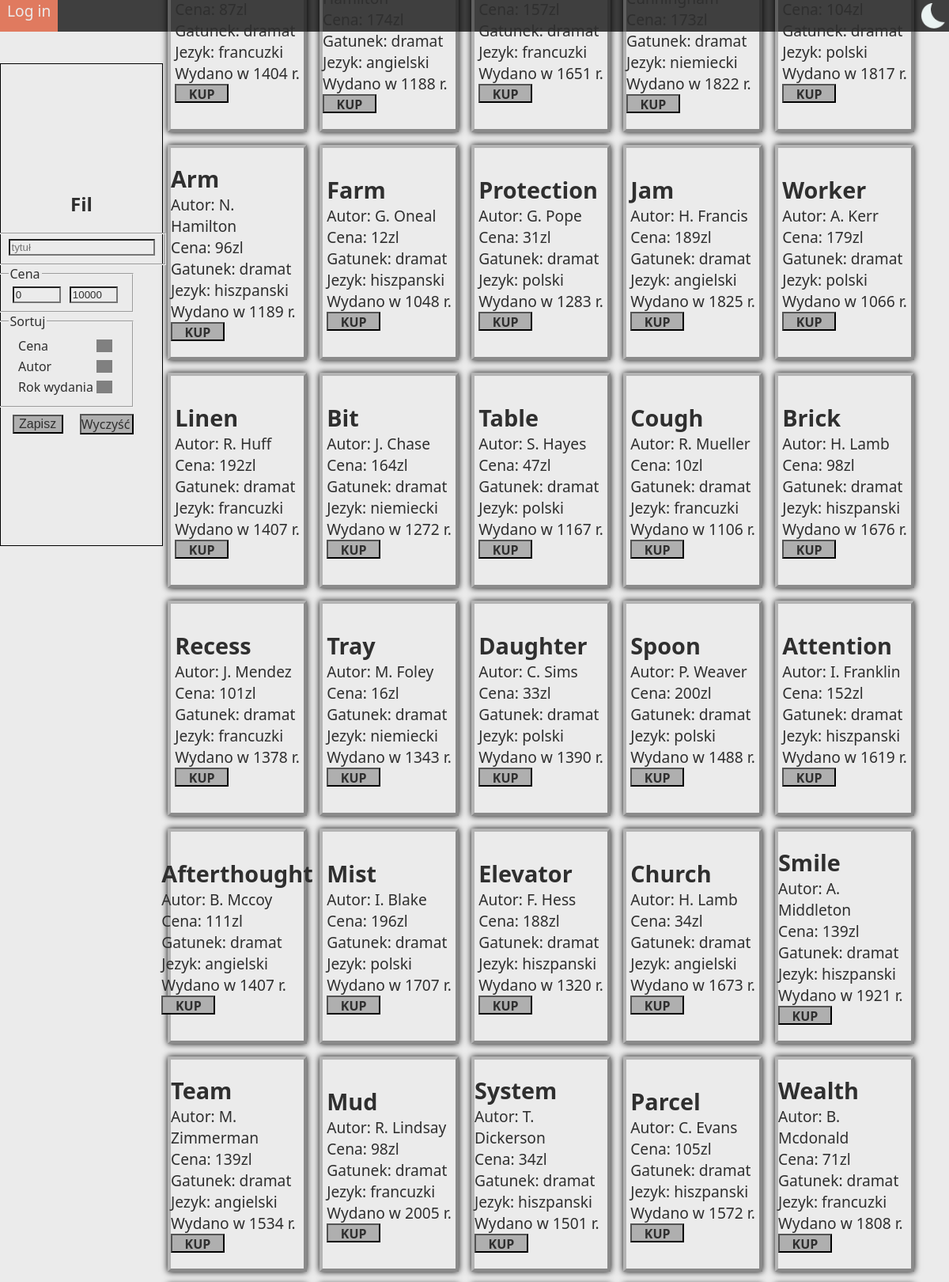
The page / (upper part) on the database its author committed.
### tables this page shows
CREATE TABLE `ksiazki` (
  `id_ksiazki` int(11) NOT NULL AUTO_INCREMENT PRIMARY KEY,
  `tytul` varchar(100) NOT NULL,
  `id_autora` int(11) NOT NULL,
  `cena` decimal(10,0) DEFAULT NULL,
  `ilosc` int(11) DEFAULT 0,
  `wydawnictwo` varchar(20) DEFAULT NULL,
  `temat` varchar(30) DEFAULT NULL,
  `gatunek` varchar(50) NOT NULL,
  `miejsce_wydania` varchar(28) DEFAULT NULL,
  `jezyk_ksiazki` varchar(15) DEFAULT NULL,
  `opis` varchar(100) DEFAULT NULL,
  `rok_wydania` varchar(4) DEFAULT NULL
);

### index.php (the view, shortened to what this page needs)
<!DOCTYPE html>
<html class="light" lang='pl'>
<head>
    <link rel="stylesheet" href="index.css">
</head>
<body>
    <?php
    $id = mysqli_connect("localhost", "root", "");
    echo "<nav>";
    if(isset($_SESSION['uid'])){
        echo "<div><a href='logout.php'>Log out</a></div>
            <div><a href='settings.php'>Ustawienia</a></div>";
        $a = mysqli_query($id, "select admin from klient where id_klienta = ".$_SESSION['uid'].";");
        if($a && mysqli_fetch_row($a)[0] == 1){
            echo "<div><a href='admin.php'>Admin</a></div>";
        }
    }
    else{
        echo "<div><a href='login.php'>Log in</a></div>";
    }
    echo "<div id='light-dark-toggle' onclick='toggleTheme();'></div></nav><main><div id='main'>";
    $query = "select count(*)
    from ksiazki join autor using (id_autora)
    WHERE".(isset($_POST['nazwa']) && trim($_POST['nazwa']) != '' ? ' lcase(ksiazki.tytul) = "'.strtolower(trim($_POST['nazwa'])).'" AND' : "").
    " ksiazki.id_ksiazki > -1
    AND ksiazki.cena BETWEEN ".(isset($_POST['cena-min']) ? $_POST['cena-min'] : 0)." AND ".(isset($_POST['cena-max']) ? $_POST['cena-max'] : 10000)." ".
    (isset($_POST['sort-cena']) && $_POST['sort-cena'] != '2' ? "order by ksiazki.cena ".($_POST['sort-cena'] == '1' ? 'asc' : 'desc') : "").
    (isset($_POST['sort-autor']) && $_POST['sort-autor'] != '2' ? (isset($_POST['sort-cena']) && $_POST['sort-cena'] != '2' ? ', ' : 'order by ')."autor.imie ".($_POST['sort-autor'] == 1 ? 'asc' : 'desc') : "").
    (isset($_POST['sort-rok-wydania']) && $_POST['sort-rok-wydania'] != '2' ? (isset($_POST['sort-cena']) && $_POST['sort-cena'] != '2' || isset($_POST['sort-autor']) && $_POST['sort-autor'] != '2' ? ', ' : 'order by ').'ksiazki.rok_wydania '.($_POST['sort-rok-wydania'] == '1' ? 'asc' : 'desc') : '');
    $query = mysqli_query($id, $query);
    if($query && mysqli_fetch_row($query)[0] == 0){
        echo "<div id='nothing-found'>Nie znaleziono książek</div>";
    } else {
        for($i = 0; $i < 100; ++$i){
            $query = "select ksiazki.tytul, concat(substr(autor.imie, 1, 1), '. ', autor.nazwisko), ksiazki.cena,  ksiazki.gatunek, ksiazki.jezyk_ksiazki, ksiazki.rok_wydania, ksiazki.id_ksiazki
                    from ksiazki join autor using (id_autora)
                    WHERE".(isset($_POST['nazwa']) && trim($_POST['nazwa']) != '' ? ' lcase(ksiazki.tytul) = "'.strtolower(trim($_POST['nazwa'])).'" AND' : "").
                    " ksiazki.id_ksiazki > -1
                    AND ksiazki.cena BETWEEN ".(isset($_POST['cena-min']) ? $_POST['cena-min'] : 0)." AND ".(isset($_POST['cena-max']) ? $_POST['cena-max'] : 10000)." ".
                    (isset($_POST['sort-cena']) && $_POST['sort-cena'] != '2' ? "order by ksiazki.cena ".($_POST['sort-cena'] == '1' ? 'asc' : 'desc') : "").
                    (isset($_POST['sort-autor']) && $_POST['sort-autor'] != '2' ? (isset($_POST['sort-cena']) && $_POST['sort-cena'] != '2' ? ', ' : 'order by ')."autor.imie ".($_POST['sort-autor'] == 1 ? 'asc' : 'desc') : "").
                    (isset($_POST['sort-rok-wydania']) && $_POST['sort-rok-wydania'] != '2' ? (isset($_POST['sort-cena']) && $_POST['sort-cena'] != '2' || isset($_POST['sort-autor']) && $_POST['sort-autor'] != '2' ? ', ' : 'order by ').'ksiazki.rok_wydania '.($_POST['sort-rok-wydania'] == '1' ? 'asc' : 'desc') : '').
                    " limit $i, 1;";
            $book = mysqli_query($id, $query);
            if($book){
                $data = mysqli_fetch_row($book);
                if($data){
                    echo "<div class='ksiazka'>
                            <form action='order.php' method='post'>
                                <div class='title'>".$data[0]."</div>
                                <div class='autor'>".$data[1]."</div>
                                <div class='cena'>".$data[2]."</div>
                                <div class='gatunek'>".$data[3]."</div>
                                <div class='jezyk'>".$data[4]."</div>
                                <div class='rok'>".$data[5]."</div>
                                <input type='hidden' name='data' value=".$data[6].">
                                ".(isset($_SESSION['uid']) ? "
                                <input type='hidden' name='uid' value='".$_SESSION['uid']."'>
                                <input type='submit' class='kup' value='kup'>" : "<a href='login.php' style='display: block;' class='div-submit kup'>kup</a>")."
                            </form>
                        </div>";
                }
            }
        }
    }
    echo "</div></main>";
    echo "<aside>
        <h2>Fil</h2>
        <form action='index.php' method='post'>
            <fieldset>
                <input value='".(!isset($_POST['nazwa']) ? '' : $_POST['nazwa'])."' placeholder='tytuł' name='nazwa'>
            </fieldset>
            <fieldset>
                <legend>Cena</legend>
                <input type='number' value='".(!isset($_POST['cena-min']) ? 0 : $_POST['cena-min'])."' placeholder='min' name='cena-min' id='cena-min'>
                <input type='number' value='".(!isset($_POST['cena-max']) ? 10000 : $_POST['cena-max'])."' placeholder='max' name='cena-max' id='cena-max'>
            </fieldset>
            <fieldset>
                <legend>Sortuj</legend>
                <table>
                    <tr><td>Cena</td><td><div class='checkbox".(!isset($_POST['sort-cena']) ?  '2' : $_POST['sort-cena'])."' onclick='toggle(this, \"sort-cena\");'></div><input type='hidden' value='".(isset($_POST['sort-cena']) ? $_POST['sort-cena'] : '2')."' name='sort-cena' id='sort-cena'></td></tr>
                    <tr><td>Autor</td><td><div class='checkbox".(!isset($_POST['sort-autor']) ? '2' : $_POST['sort-autor'])."' onclick='toggle(this, \"sort-autor\");'></div><input type='hidden' value='".(isset($_POST['sort-autor']) ? $_POST['sort-autor'] : '2')."' name='sort-autor' id='sort-autor'></td></tr>
                    <tr><td>Rok wydania</td><td><div class='checkbox".(!isset($_POST['sort-rok-wydania']) ? '2' : $_POST['sort-rok-wydania'])."' onclick='toggle(this, \"sort-rok-wydania\");'></div><input type='hidden' value='".(isset($_POST['sort-rok-wydania']) ? $_POST['sort-rok-wydania'] : '2')."' name='sort-rok-wydania' id='sort-rok-wydania'></td></tr>
                </table>
            </fieldset>
            <div style='display: flex; justify-content: space-evenly; align-items: center; width: 90%; margin-top: 1vh;'>
                <input type='submit' value='Zapisz' style='height: 100%;'>
                <div class='div-submit' onclick='resetForm();' style='height: 100%;'>Wyczyść</div>
            </div>
        </form>
    </aside>";
    ?>
</body>
</html>

### index.css (style rules this page uses)
* { transition: background-color 500ms ease-in-out; }
html.light { --bg: #ebebeb; --txt: #2f2f2f; --cbg: #3f3f3f; --bgbgtxt: #cacaca; --bgtxt: #afafaf; --txtbg: #8f8f8f; --darkbg: #797979; --darkerbg: #464646; --img: url("dark.png"); }
html, body { margin: 0; padding: 0; overflow-x: hidden; }
body { font-family: "Segoe UI", Tahoma, Geneva, Verdana, sans-serif; background-color: var(--bg); }
nav { width: 100vw; height: 5vh; background-color: var(--cbg); color: var(--bg); font-size: larger; display: flex; justify-content: start; align-items: start; user-select: none; }
nav #light-dark-toggle { position: absolute; top: 0.5vh; right: 0.5vh; width: 4vh; height: 4vh; border: none; background-image: var(--img); background-size: 4vh 4vh; }
nav div { border-width: 0 0.5em; border-color: var(--cbg); border-style: solid; height: 100%; color: var(--bg); }
nav div a { color: var(--bg); text-decoration: none; }
aside { user-select: none; position: absolute; top: 10vh; left: 0; width: 13vw; height: 70vh; padding: 2vw; display: flex; justify-content: center; align-items: center; flex-direction: column; border: 1px solid black; color: var(--txt); }
aside fieldset { width: 12vw; display: flex; justify-content: space-around; align-items: center; }
aside fieldset input[name="nazwa"] { background-color: var(--bg); color: var(--txt); }
aside fieldset input[type="number"] { width: 4em; background-color: var(--bg); color: var(--txt); }
aside fieldset div.checkbox2 { cursor: pointer; width: 0.25em; height: 0; border-style: solid; border-width: 0.5em; border-color: gray; }
main { width: 90vw; margin-top: -3vh; margin-left: 10vw; min-height: 82vh; padding: 3vh; }
main div#main { display: flex; justify-content: center; align-items: center; flex-wrap: wrap; }
#main > .ksiazka { height: 33vh; width: 14vw; border: 0.5vh outset rgba(127, 127, 127, 0.5); margin: 1vh; box-shadow: 0 0 1vh black; display: flex; justify-content: center; align-items: center; font-size: larger; color: var(--txt); }
.title { display: block; font-size: 1.5em; font-weight: bold; }
.autor::before { content: "Autor: "; }
.cena::before { content: "Cena: "; }
.cena::after { content: "zl"; }
.gatunek::before { content: "Gatunek: "; }
.jezyk::before { content: "Jezyk: "; }
.rok::before { content: "Wydano w "; }
.rok::after { content: " r."; }
.kup { width: 10em; display: flex; justify-content: center; align-items: center; text-align: center; font-weight: 600; text-transform: uppercase; }
input[type="submit"], .div-submit { display: block; width: 4em; font-size: medium; cursor: pointer; height: 1.25em; text-decoration: none; color: var(--txt); border: 2px outset black; background-color: var(--bgtxt); outline: none; transition: all 500ms ease-in-out; }

### rows shown on the page
ksiazki: gatunek "dramat", jezyk_ksiazki "francuzki", rok_wydania "1404"
ksiazki: gatunek "dramat", jezyk_ksiazki "angielski", rok_wydania "1188"
ksiazki: gatunek "dramat", jezyk_ksiazki "francuzki", rok_wydania "1651"
ksiazki: gatunek "dramat", jezyk_ksiazki "niemiecki", rok_wydania "1822"
ksiazki: gatunek "dramat", jezyk_ksiazki "polski", rok_wydania "1817"
ksiazki: tytul "Arm", data "N. Hamilton", cena "96", gatunek "dramat", jezyk_ksiazki "hiszpanski", rok_wydania "1189"
ksiazki: tytul "Farm", data "G. Oneal", cena "12", gatunek "dramat", jezyk_ksiazki "hiszpanski", rok_wydania "1048"
ksiazki: tytul "Protection", data "G. Pope", cena "31", gatunek "dramat", jezyk_ksiazki "polski", rok_wydania "1283"
ksiazki: tytul "Jam", data "H. Francis", cena "189", gatunek "dramat", jezyk_ksiazki "angielski", rok_wydania "1825"
ksiazki: tytul "Worker", data "A. Kerr", cena "179", gatunek "dramat", jezyk_ksiazki "polski", rok_wydania "1066"
ksiazki: tytul "Linen", data "R. Huff", cena "192", gatunek "dramat", jezyk_ksiazki "francuzki", rok_wydania "1407"
ksiazki: tytul "Bit", data "J. Chase", cena "164", gatunek "dramat", jezyk_ksiazki "niemiecki", rok_wydania "1272"
ksiazki: tytul "Table", data "S. Hayes", cena "47", gatunek "dramat", jezyk_ksiazki "polski", rok_wydania "1167"
ksiazki: tytul "Cough", data "R. Mueller", cena "10", gatunek "dramat", jezyk_ksiazki "francuzki", rok_wydania "1106"
ksiazki: tytul "Brick", data "H. Lamb", cena "98", gatunek "dramat", jezyk_ksiazki "hiszpanski", rok_wydania "1676"
ksiazki: tytul "Recess", data "J. Mendez", cena "101", gatunek "dramat", jezyk_ksiazki "francuzki", rok_wydania "1378"
ksiazki: tytul "Tray", data "M. Foley", cena "16", gatunek "dramat", jezyk_ksiazki "niemiecki", rok_wydania "1343"
ksiazki: tytul "Daughter", data "C. Sims", cena "33", gatunek "dramat", jezyk_ksiazki "polski", rok_wydania "1390"
ksiazki: tytul "Spoon", data "P. Weaver", cena "200", gatunek "dramat", jezyk_ksiazki "polski", rok_wydania "1488"
ksiazki: tytul "Attention", data "I. Franklin", cena "152", gatunek "dramat", jezyk_ksiazki "hiszpanski", rok_wydania "1619"
ksiazki: tytul "Afterthought", data "B. Mccoy", cena "111", gatunek "dramat", jezyk_ksiazki "angielski", rok_wydania "1407"
ksiazki: tytul "Mist", data "I. Blake", cena "196", gatunek "dramat", jezyk_ksiazki "polski", rok_wydania "1707"
ksiazki: tytul "Elevator", data "F. Hess", cena "188", gatunek "dramat", jezyk_ksiazki "hiszpanski", rok_wydania "1320"
ksiazki: tytul "Church", data "H. Lamb", cena "34", gatunek "dramat", jezyk_ksiazki "angielski", rok_wydania "1673"
ksiazki: tytul "Smile", data "A. Middleton", cena "139", gatunek "dramat", jezyk_ksiazki "hiszpanski", rok_wydania "1921"
ksiazki: tytul "Team", data "M. Zimmerman", cena "139", gatunek "dramat", jezyk_ksiazki "angielski", rok_wydania "1534"
ksiazki: tytul "Mud", data "R. Lindsay", cena "98", gatunek "dramat", jezyk_ksiazki "francuzki", rok_wydania "2005"
ksiazki: tytul "System", data "T. Dickerson", cena "34", gatunek "dramat", jezyk_ksiazki "hiszpanski", rok_wydania "1501"
ksiazki: tytul "Parcel", data "C. Evans", cena "105", gatunek "dramat", jezyk_ksiazki "hiszpanski", rok_wydania "1572"
ksiazki: tytul "Wealth", data "B. Mcdonald", cena "71", gatunek "dramat", jezyk_ksiazki "francuzki", rok_wydania "1808"
